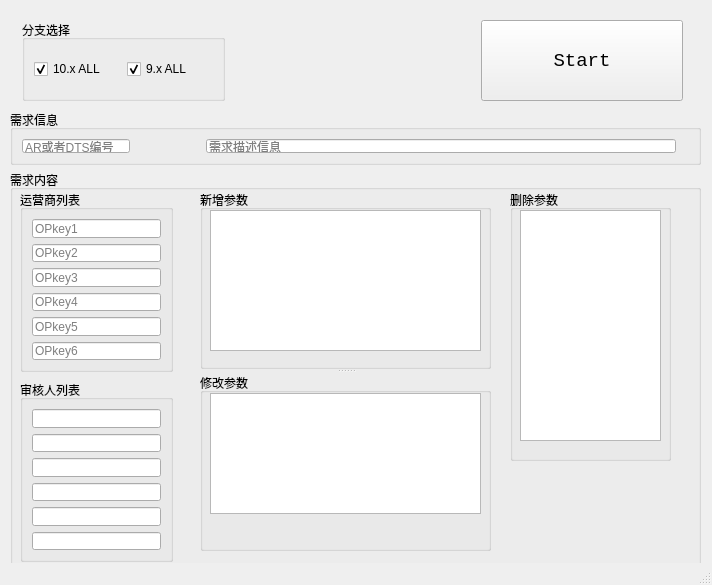
<?xml version="1.0" encoding="UTF-8"?>
<ui version="4.0">
 <class>CCMTask</class>
 <widget class="QMainWindow" name="CCMTask">
  <property name="geometry">
   <rect>
    <x>0</x>
    <y>0</y>
    <width>712</width>
    <height>585</height>
   </rect>
  </property>
  <property name="sizePolicy">
   <sizepolicy hsizetype="Ignored" vsizetype="Ignored">
    <horstretch>0</horstretch>
    <verstretch>0</verstretch>
   </sizepolicy>
  </property>
  <property name="windowTitle">
   <string>CCMTask</string>
  </property>
  <property name="autoFillBackground">
   <bool>false</bool>
  </property>
  <widget class="QWidget" name="centralwidget">
   <widget class="QGroupBox" name="issueBox">
    <property name="geometry">
     <rect>
      <x>10</x>
      <y>110</y>
      <width>691</width>
      <height>55</height>
     </rect>
    </property>
    <property name="title">
     <string>需求信息</string>
    </property>
    <layout class="QHBoxLayout" name="horizontalLayout_3">
     <item>
      <widget class="QLineEdit" name="ARDTSEdit">
       <property name="sizePolicy">
        <sizepolicy hsizetype="Fixed" vsizetype="Expanding">
         <horstretch>0</horstretch>
         <verstretch>0</verstretch>
        </sizepolicy>
       </property>
       <property name="tabletTracking">
        <bool>true</bool>
       </property>
       <property name="placeholderText">
        <string>AR或者DTS编号</string>
       </property>
      </widget>
     </item>
     <item>
      <spacer name="horizontalSpacer">
       <property name="orientation">
        <enum>Qt::Horizontal</enum>
       </property>
       <property name="sizeType">
        <enum>QSizePolicy::Fixed</enum>
       </property>
       <property name="sizeHint" stdset="0">
        <size>
         <width>70</width>
         <height>20</height>
        </size>
       </property>
      </spacer>
     </item>
     <item>
      <widget class="QLineEdit" name="issueInfoEdit">
       <property name="sizePolicy">
        <sizepolicy hsizetype="Expanding" vsizetype="Expanding">
         <horstretch>0</horstretch>
         <verstretch>0</verstretch>
        </sizepolicy>
       </property>
       <property name="tabletTracking">
        <bool>true</bool>
       </property>
       <property name="placeholderText">
        <string>需求描述信息</string>
       </property>
      </widget>
     </item>
     <item>
      <widget class="QLabel" name="label">
       <property name="text">
        <string/>
       </property>
      </widget>
     </item>
    </layout>
   </widget>
   <widget class="QGroupBox" name="issueDetailBox">
    <property name="geometry">
     <rect>
      <x>10</x>
      <y>170</y>
      <width>691</width>
      <height>401</height>
     </rect>
    </property>
    <property name="cursor">
     <cursorShape>ArrowCursor</cursorShape>
    </property>
    <property name="tabletTracking">
     <bool>true</bool>
    </property>
    <property name="title">
     <string>需求内容</string>
    </property>
    <widget class="QGroupBox" name="deletedParamsBox">
     <property name="geometry">
      <rect>
       <x>500</x>
       <y>20</y>
       <width>161</width>
       <height>271</height>
      </rect>
     </property>
     <property name="sizePolicy">
      <sizepolicy hsizetype="Fixed" vsizetype="Fixed">
       <horstretch>0</horstretch>
       <verstretch>0</verstretch>
      </sizepolicy>
     </property>
     <property name="title">
      <string>删除参数</string>
     </property>
     <widget class="QTextEdit" name="deletedParamsEdit">
      <property name="geometry">
       <rect>
        <x>10</x>
        <y>20</y>
        <width>141</width>
        <height>231</height>
       </rect>
      </property>
      <property name="sizePolicy">
       <sizepolicy hsizetype="Fixed" vsizetype="Fixed">
        <horstretch>0</horstretch>
        <verstretch>0</verstretch>
       </sizepolicy>
      </property>
     </widget>
    </widget>
    <widget class="QGroupBox" name="opkeysBox_2">
     <property name="geometry">
      <rect>
       <x>10</x>
       <y>210</y>
       <width>153</width>
       <height>182</height>
      </rect>
     </property>
     <property name="sizePolicy">
      <sizepolicy hsizetype="Fixed" vsizetype="Fixed">
       <horstretch>0</horstretch>
       <verstretch>0</verstretch>
      </sizepolicy>
     </property>
     <property name="title">
      <string>审核人列表</string>
     </property>
     <layout class="QVBoxLayout" name="verticalLayout_2">
      <item>
       <widget class="QLineEdit" name="opkey1Edit_2">
        <property name="tabletTracking">
         <bool>true</bool>
        </property>
        <property name="text">
         <string/>
        </property>
        <property name="placeholderText">
         <string/>
        </property>
       </widget>
      </item>
      <item>
       <widget class="QLineEdit" name="opkey2Edit_2">
        <property name="tabletTracking">
         <bool>true</bool>
        </property>
        <property name="text">
         <string/>
        </property>
        <property name="placeholderText">
         <string/>
        </property>
       </widget>
      </item>
      <item>
       <widget class="QLineEdit" name="opkey3Edit_2">
        <property name="tabletTracking">
         <bool>true</bool>
        </property>
        <property name="text">
         <string/>
        </property>
        <property name="placeholderText">
         <string/>
        </property>
       </widget>
      </item>
      <item>
       <widget class="QLineEdit" name="opkey4Edit_2">
        <property name="tabletTracking">
         <bool>true</bool>
        </property>
        <property name="text">
         <string/>
        </property>
        <property name="placeholderText">
         <string/>
        </property>
       </widget>
      </item>
      <item>
       <widget class="QLineEdit" name="opkey5Edit_2">
        <property name="tabletTracking">
         <bool>true</bool>
        </property>
        <property name="text">
         <string/>
        </property>
        <property name="placeholderText">
         <string/>
        </property>
       </widget>
      </item>
      <item>
       <widget class="QLineEdit" name="opkey6Edit_2">
        <property name="tabletTracking">
         <bool>true</bool>
        </property>
        <property name="text">
         <string/>
        </property>
        <property name="placeholderText">
         <string/>
        </property>
        <property name="clearButtonEnabled">
         <bool>false</bool>
        </property>
       </widget>
      </item>
     </layout>
    </widget>
    <widget class="QSplitter" name="splitter_2">
     <property name="geometry">
      <rect>
       <x>10</x>
       <y>20</y>
       <width>153</width>
       <height>182</height>
      </rect>
     </property>
     <property name="orientation">
      <enum>Qt::Vertical</enum>
     </property>
     <widget class="QGroupBox" name="opkeysBox">
      <property name="sizePolicy">
       <sizepolicy hsizetype="Fixed" vsizetype="Fixed">
        <horstretch>0</horstretch>
        <verstretch>0</verstretch>
       </sizepolicy>
      </property>
      <property name="title">
       <string>运营商列表</string>
      </property>
      <layout class="QVBoxLayout" name="verticalLayout">
       <item>
        <widget class="QLineEdit" name="opkey1Edit">
         <property name="tabletTracking">
          <bool>true</bool>
         </property>
         <property name="text">
          <string/>
         </property>
         <property name="placeholderText">
          <string>OPkey1</string>
         </property>
        </widget>
       </item>
       <item>
        <widget class="QLineEdit" name="opkey2Edit">
         <property name="tabletTracking">
          <bool>true</bool>
         </property>
         <property name="text">
          <string/>
         </property>
         <property name="placeholderText">
          <string>OPkey2</string>
         </property>
        </widget>
       </item>
       <item>
        <widget class="QLineEdit" name="opkey3Edit">
         <property name="tabletTracking">
          <bool>true</bool>
         </property>
         <property name="text">
          <string/>
         </property>
         <property name="placeholderText">
          <string>OPkey3</string>
         </property>
        </widget>
       </item>
       <item>
        <widget class="QLineEdit" name="opkey4Edit">
         <property name="tabletTracking">
          <bool>true</bool>
         </property>
         <property name="text">
          <string/>
         </property>
         <property name="placeholderText">
          <string>OPkey4</string>
         </property>
        </widget>
       </item>
       <item>
        <widget class="QLineEdit" name="opkey5Edit">
         <property name="tabletTracking">
          <bool>true</bool>
         </property>
         <property name="text">
          <string/>
         </property>
         <property name="placeholderText">
          <string>OPkey5</string>
         </property>
        </widget>
       </item>
       <item>
        <widget class="QLineEdit" name="opkey6Edit">
         <property name="tabletTracking">
          <bool>true</bool>
         </property>
         <property name="text">
          <string/>
         </property>
         <property name="placeholderText">
          <string>OPkey6</string>
         </property>
         <property name="clearButtonEnabled">
          <bool>false</bool>
         </property>
        </widget>
       </item>
      </layout>
     </widget>
    </widget>
    <widget class="QSplitter" name="splitter">
     <property name="geometry">
      <rect>
       <x>190</x>
       <y>20</y>
       <width>291</width>
       <height>361</height>
      </rect>
     </property>
     <property name="orientation">
      <enum>Qt::Vertical</enum>
     </property>
     <widget class="QGroupBox" name="newParamsBox">
      <property name="sizePolicy">
       <sizepolicy hsizetype="Fixed" vsizetype="Fixed">
        <horstretch>0</horstretch>
        <verstretch>0</verstretch>
       </sizepolicy>
      </property>
      <property name="title">
       <string>新增参数</string>
      </property>
      <widget class="QTextEdit" name="newParamsEdit">
       <property name="geometry">
        <rect>
         <x>10</x>
         <y>20</y>
         <width>271</width>
         <height>141</height>
        </rect>
       </property>
       <property name="sizePolicy">
        <sizepolicy hsizetype="Fixed" vsizetype="Fixed">
         <horstretch>0</horstretch>
         <verstretch>0</verstretch>
        </sizepolicy>
       </property>
       <property name="html">
        <string>&lt;!DOCTYPE HTML PUBLIC &quot;-//W3C//DTD HTML 4.0//EN&quot; &quot;http://www.w3.org/TR/REC-html40/strict.dtd&quot;&gt;
&lt;html&gt;&lt;head&gt;&lt;meta name=&quot;qrichtext&quot; content=&quot;1&quot; /&gt;&lt;style type=&quot;text/css&quot;&gt;
p, li { white-space: pre-wrap; }
&lt;/style&gt;&lt;/head&gt;&lt;body style=&quot; font-family:'SimSun'; font-size:9pt; font-weight:400; font-style:normal;&quot;&gt;
&lt;p style=&quot;-qt-paragraph-type:empty; margin-top:0px; margin-bottom:0px; margin-left:0px; margin-right:0px; -qt-block-indent:0; text-indent:0px;&quot;&gt;&lt;br /&gt;&lt;/p&gt;&lt;/body&gt;&lt;/html&gt;</string>
       </property>
       <property name="placeholderText">
        <string/>
       </property>
      </widget>
     </widget>
     <widget class="QGroupBox" name="modifiedParamsBox">
      <property name="sizePolicy">
       <sizepolicy hsizetype="Fixed" vsizetype="Fixed">
        <horstretch>0</horstretch>
        <verstretch>0</verstretch>
       </sizepolicy>
      </property>
      <property name="title">
       <string>修改参数</string>
      </property>
      <widget class="QTextEdit" name="modifiedParamsEdit">
       <property name="geometry">
        <rect>
         <x>10</x>
         <y>20</y>
         <width>271</width>
         <height>121</height>
        </rect>
       </property>
      </widget>
     </widget>
    </widget>
   </widget>
   <widget class="QWidget" name="">
    <property name="geometry">
     <rect>
      <x>22</x>
      <y>20</y>
      <width>661</width>
      <height>81</height>
     </rect>
    </property>
    <layout class="QHBoxLayout" name="horizontalLayout">
     <item>
      <widget class="QGroupBox" name="branchSelectBox">
       <property name="sizePolicy">
        <sizepolicy hsizetype="Preferred" vsizetype="Preferred">
         <horstretch>0</horstretch>
         <verstretch>0</verstretch>
        </sizepolicy>
       </property>
       <property name="title">
        <string>分支选择</string>
       </property>
       <layout class="QHBoxLayout" name="horizontalLayout_4">
        <item>
         <widget class="QCheckBox" name="checkBox10x">
          <property name="text">
           <string>10.x ALL</string>
          </property>
          <property name="checked">
           <bool>true</bool>
          </property>
         </widget>
        </item>
        <item>
         <widget class="QCheckBox" name="checkBox9x">
          <property name="text">
           <string>9.x ALL</string>
          </property>
          <property name="checked">
           <bool>true</bool>
          </property>
         </widget>
        </item>
       </layout>
      </widget>
     </item>
     <item>
      <spacer name="horizontalSpacer_2">
       <property name="sizePolicy">
        <sizepolicy hsizetype="Fixed" vsizetype="Fixed">
         <horstretch>0</horstretch>
         <verstretch>0</verstretch>
        </sizepolicy>
       </property>
       <property name="orientation">
        <enum>Qt::Horizontal</enum>
       </property>
       <property name="sizeType">
        <enum>QSizePolicy::Fixed</enum>
       </property>
       <property name="sizeHint" stdset="0">
        <size>
         <width>250</width>
         <height>20</height>
        </size>
       </property>
      </spacer>
     </item>
     <item>
      <widget class="QPushButton" name="startButton">
       <property name="sizePolicy">
        <sizepolicy hsizetype="Preferred" vsizetype="Preferred">
         <horstretch>0</horstretch>
         <verstretch>0</verstretch>
        </sizepolicy>
       </property>
       <property name="font">
        <font>
         <family>Consolas</family>
         <pointsize>14</pointsize>
        </font>
       </property>
       <property name="whatsThis">
        <string/>
       </property>
       <property name="text">
        <string>Start</string>
       </property>
      </widget>
     </item>
    </layout>
   </widget>
  </widget>
  <widget class="QStatusBar" name="statusbar"/>
 </widget>
 <resources/>
 <connections/>
</ui>
